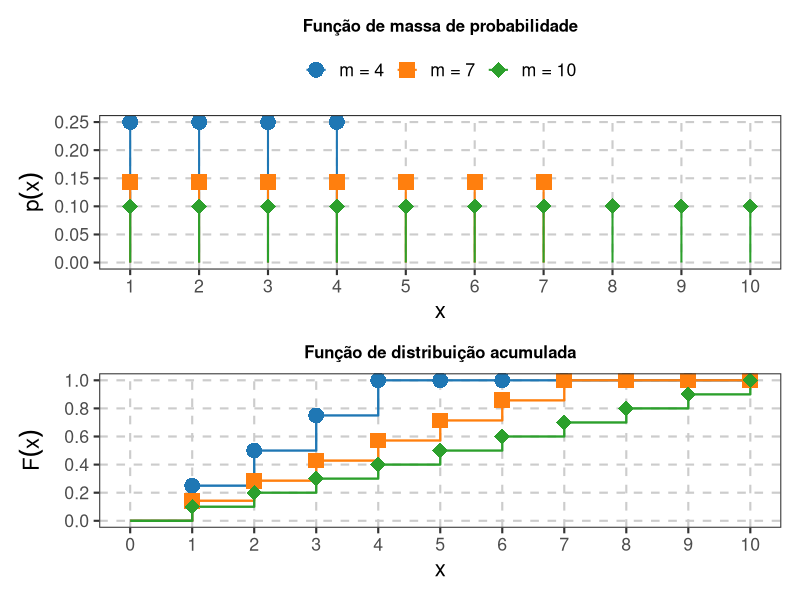
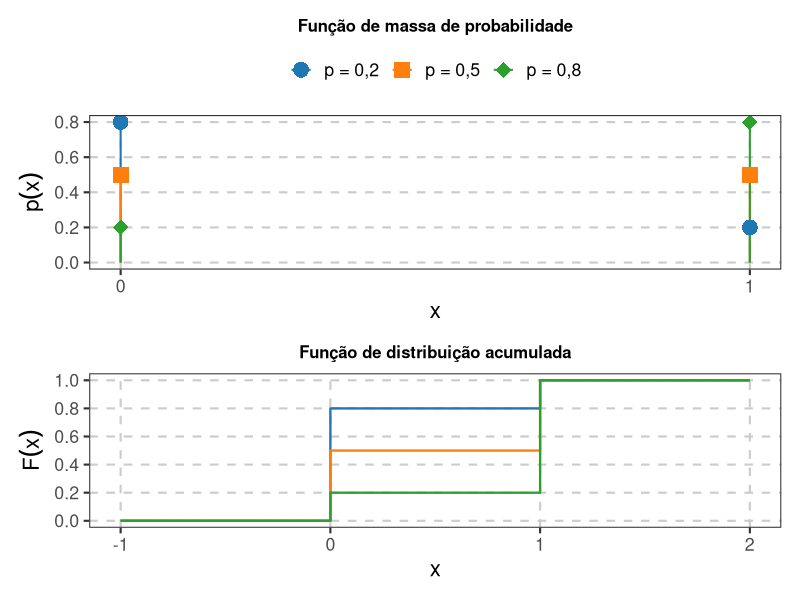
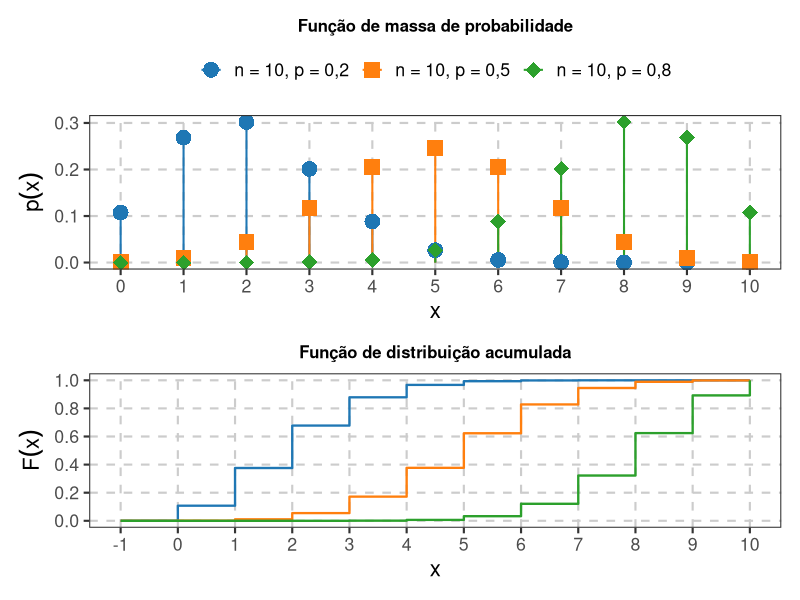
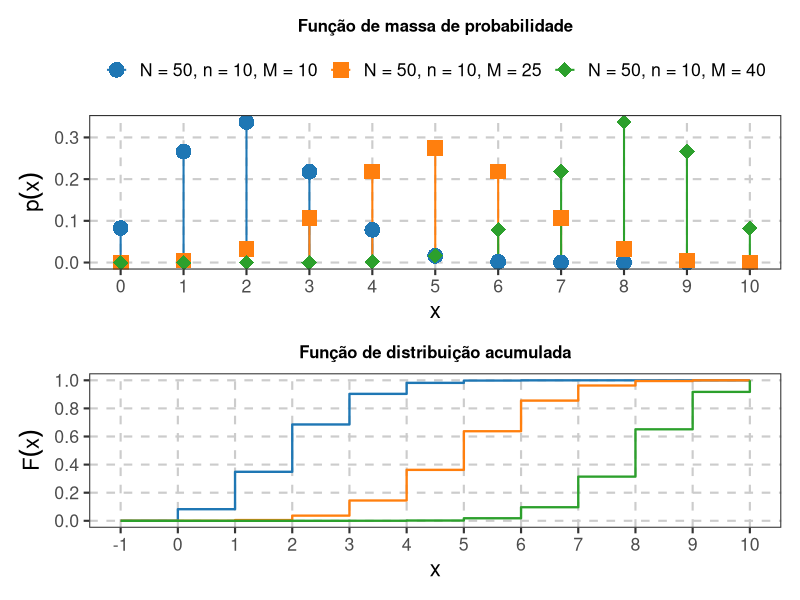
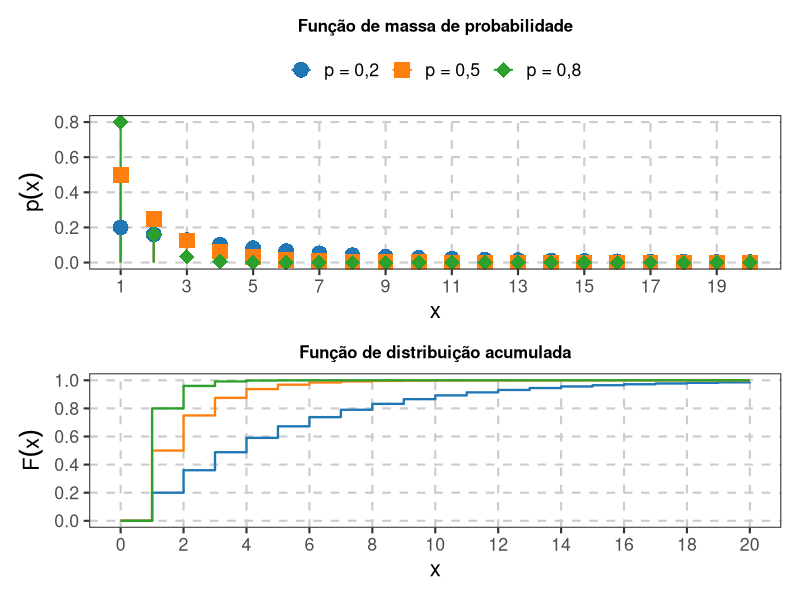
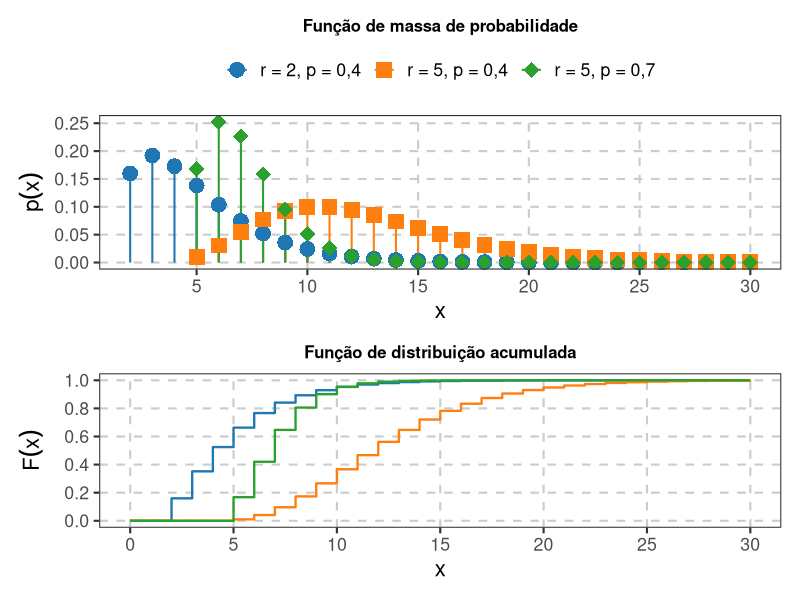
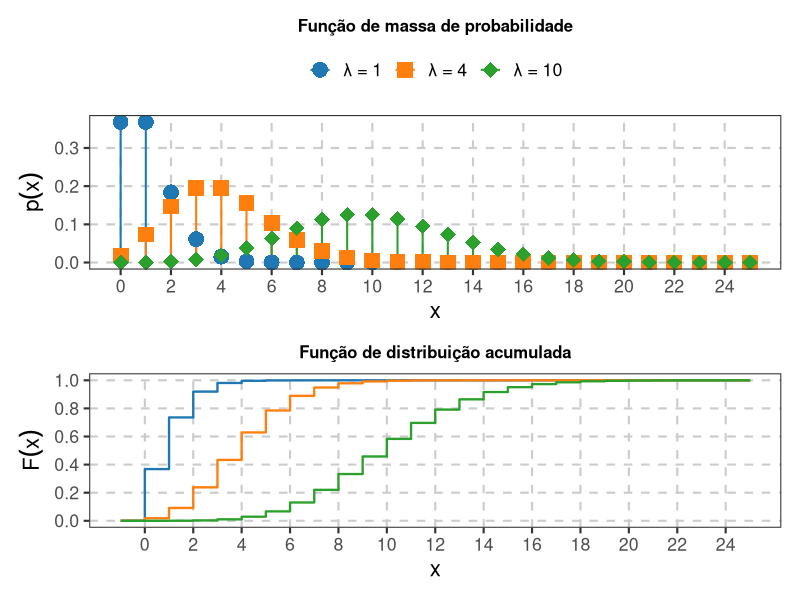
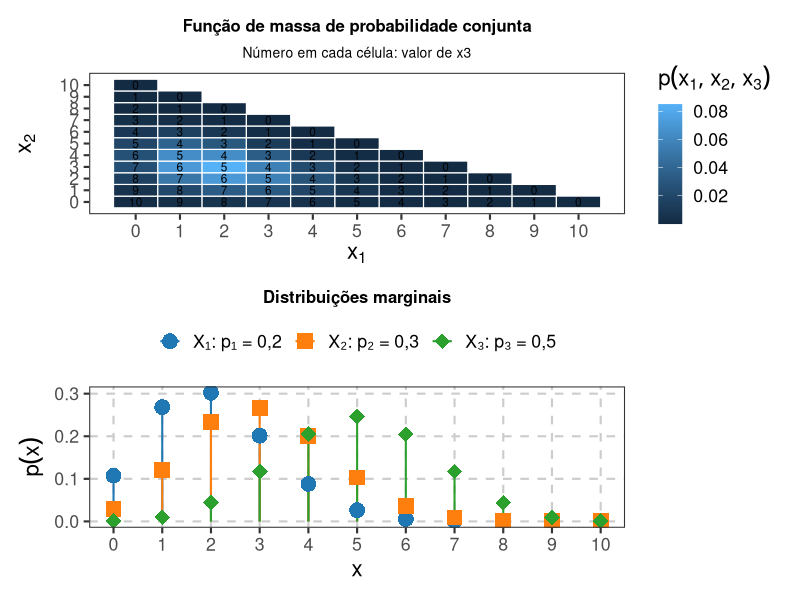

Write R code to recreate these figures, in order.
## ---- chunk 1
#| echo: false
#| include: false

library(ggplot2)
library(dplyr)
library(tidyr)
library(patchwork)

# Paleta comum às figuras de distribuições
cores_dist <- c(
  "#1f77b4",
  "#ff7f0e",
  "#2ca02c"
)

# Formas utilizadas nas distribuições discretas
formas_dist <- c(
  16,  # círculo
  15,  # quadrado
  18   # losango
)

# Tema comum
tema_distribuicao <- theme_bw(base_size = 16) +
  theme(
    plot.title = element_text(
      size = 12,
      face = "bold",
      hjust = 0.5
    ),
    legend.title = element_blank(),
    legend.position = "top",
    panel.grid.major = element_line(
      color = "gray80",
      linetype = "dashed"
    ),
    panel.grid.minor = element_blank()
  )
## ---- chunk 2
#| label: fig-uniforme-discreta-fmp-fda
#| echo: false
#| fig-width: 5
#| fig-height: 10
#| fig-align: center
#| fig-cap: "Função de massa de probabilidade e função de distribuição acumulada da distribuição uniforme discreta para diferentes parâmetros."
#| warning: false
#| message: false

ms <- c(4, 7, 10)

dados_ud <- tidyr::crossing(
  x = 0:max(ms),
  m = ms
) |>
  mutate(
    fmp = if_else(
      x >= 1 & x <= m,
      1 / m,
      0
    ),
    fda = case_when(
      x < 1 ~ 0,
      x >= m ~ 1,
      TRUE ~ x / m
    ),
    parametro = factor(
      m,
      levels = ms,
      labels = c(
        "m = 4",
        "m = 7",
        "m = 10"
      )
    )
  )

g_fmp <- ggplot(
  dados_ud |> filter(fmp > 0),
  aes(
    x = x,
    y = fmp,
    color = parametro,
    shape = parametro
  )
) +
  geom_segment(
    aes(
      xend = x,
      y = 0,
      yend = fmp
    ),
    linewidth = 0.7
  ) +
  geom_point(size = 5) +
  scale_color_manual(values = cores_dist) +
  scale_shape_manual(values = formas_dist) +
  scale_x_continuous(
    breaks = 1:max(ms)
  ) +
  labs(
    title = "Função de massa de probabilidade",
    x = "x",
    y = expression(p(x))
  ) +
  tema_distribuicao

g_fda <- ggplot(
  dados_ud,
  aes(
    x = x,
    y = fda,
    color = parametro,
    shape = parametro,
    group = parametro
  )
) +
  geom_step(
    direction = "hv",
    linewidth = 0.8
  ) +
  geom_point(
    data = dados_ud |> filter(x >= 1),
    size = 5
  ) +
  scale_color_manual(values = cores_dist) +
  scale_shape_manual(values = formas_dist) +
  scale_x_continuous(
    breaks = 0:max(ms)
  ) +
  scale_y_continuous(
    limits = c(0, 1),
    breaks = seq(0, 1, by = 0.2)
  ) +
  labs(
    title = "Função de distribuição acumulada",
    x = "x",
    y = expression(F(x))
  ) +
  tema_distribuicao +
  theme(
    legend.position = "none"
  )

g_fmp / g_fda
## ---- chunk 3
#| label: fig-bernoulli-fmp-fda
#| echo: false
#| fig-width: 5
#| fig-height: 10
#| fig-align: center
#| fig-cap: "Função de massa de probabilidade e função de distribuição acumulada da distribuição de Bernoulli para diferentes parâmetros."
#| warning: false
#| message: false

ps <- c(0.2, 0.5, 0.8)

dados_bern <- tidyr::crossing(
  x = 0:1,
  p = ps
) |>
  mutate(
    fmp = dbinom(
      x,
      size = 1,
      prob = p
    ),
    parametro = factor(
      p,
      levels = ps,
      labels = c(
        "p = 0,2",
        "p = 0,5",
        "p = 0,8"
      )
    )
  )

dados_bern_fda <- tidyr::crossing(
  x = -1:2,
  p = ps
) |>
  mutate(
    fda = pbinom(
      x,
      size = 1,
      prob = p
    ),
    parametro = factor(
      p,
      levels = ps,
      labels = c(
        "p = 0,2",
        "p = 0,5",
        "p = 0,8"
      )
    )
  )

g_fmp <- ggplot(
  dados_bern,
  aes(
    x = x,
    y = fmp,
    color = parametro,
    shape = parametro
  )
) +
  geom_segment(
    aes(
      xend = x,
      y = 0,
      yend = fmp
    ),
    linewidth = 0.7
  ) +
  geom_point(size = 5) +
  scale_color_manual(values = cores_dist) +
  scale_shape_manual(values = formas_dist) +
  scale_x_continuous(
    breaks = 0:1
  ) +
  labs(
    title = "Função de massa de probabilidade",
    x = "x",
    y = expression(p(x))
  ) +
  tema_distribuicao

g_fda <- ggplot(
  dados_bern_fda,
  aes(
    x = x,
    y = fda,
    color = parametro,
    group = parametro
  )
) +
  geom_step(
    direction = "hv",
    linewidth = 0.8
  ) +
  scale_color_manual(values = cores_dist) +
  scale_x_continuous(
    breaks = -1:2
  ) +
  scale_y_continuous(
    limits = c(0, 1),
    breaks = seq(0, 1, by = 0.2)
  ) +
  labs(
    title = "Função de distribuição acumulada",
    x = "x",
    y = expression(F(x))
  ) +
  tema_distribuicao +
  theme(
    legend.position = "none"
  )

g_fmp / g_fda
## ---- chunk 4
#| label: fig-binomial-fmp-fda
#| echo: false
#| fig-width: 5
#| fig-height: 10
#| fig-align: center
#| fig-cap: "Função de massa de probabilidade e função de distribuição acumulada da distribuição binomial para diferentes parâmetros."
#| warning: false
#| message: false

n <- 10
ps <- c(0.2, 0.5, 0.8)

dados_binom <- tidyr::crossing(
  x = 0:n,
  p = ps
) |>
  mutate(
    fmp = dbinom(
      x,
      size = n,
      prob = p
    ),
    parametro = factor(
      p,
      levels = ps,
      labels = c(
        "n = 10, p = 0,2",
        "n = 10, p = 0,5",
        "n = 10, p = 0,8"
      )
    )
  )

dados_binom_fda <- tidyr::crossing(
  x = -1:n,
  p = ps
) |>
  mutate(
    fda = pbinom(
      x,
      size = n,
      prob = p
    ),
    parametro = factor(
      p,
      levels = ps,
      labels = c(
        "n = 10, p = 0,2",
        "n = 10, p = 0,5",
        "n = 10, p = 0,8"
      )
    )
  )

g_fmp <- ggplot(
  dados_binom,
  aes(
    x = x,
    y = fmp,
    color = parametro,
    shape = parametro
  )
) +
  geom_segment(
    aes(
      xend = x,
      y = 0,
      yend = fmp
    ),
    linewidth = 0.7
  ) +
  geom_point(size = 5) +
  scale_color_manual(values = cores_dist) +
  scale_shape_manual(values = formas_dist) +
  scale_x_continuous(
    breaks = 0:n
  ) +
  labs(
    title = "Função de massa de probabilidade",
    x = "x",
    y = expression(p(x))
  ) +
  tema_distribuicao

g_fda <- ggplot(
  dados_binom_fda,
  aes(
    x = x,
    y = fda,
    color = parametro,
    group = parametro
  )
) +
  geom_step(
    direction = "hv",
    linewidth = 0.8
  ) +
  scale_color_manual(values = cores_dist) +
  scale_x_continuous(
    breaks = -1:n
  ) +
  scale_y_continuous(
    limits = c(0, 1),
    breaks = seq(0, 1, by = 0.2)
  ) +
  labs(
    title = "Função de distribuição acumulada",
    x = "x",
    y = expression(F(x))
  ) +
  tema_distribuicao +
  theme(
    legend.position = "none"
  )

g_fmp / g_fda
## ---- chunk 5
#| label: fig-hipergeometrica-fmp-fda
#| echo: false
#| fig-width: 5
#| fig-height: 10
#| fig-align: center
#| fig-cap: "Função de massa de probabilidade e função de distribuição acumulada da distribuição hipergeométrica para diferentes parâmetros."
#| warning: false
#| message: false

N <- 50
n <- 10
Ms <- c(10, 25, 40)

dados_hiper <- tidyr::crossing(
  x = 0:n,
  M = Ms
) |>
  mutate(
    fmp = dhyper(
      x,
      m = M,
      n = N - M,
      k = n
    ),
    parametro = factor(
      M,
      levels = Ms,
      labels = c(
        "N = 50, n = 10, M = 10",
        "N = 50, n = 10, M = 25",
        "N = 50, n = 10, M = 40"
      )
    )
  )

dados_hiper_fda <- tidyr::crossing(
  x = -1:n,
  M = Ms
) |>
  mutate(
    fda = phyper(
      x,
      m = M,
      n = N - M,
      k = n
    ),
    parametro = factor(
      M,
      levels = Ms,
      labels = c(
        "N = 50, n = 10, M = 10",
        "N = 50, n = 10, M = 25",
        "N = 50, n = 10, M = 40"
      )
    )
  )

g_fmp <- ggplot(
  dados_hiper,
  aes(
    x = x,
    y = fmp,
    color = parametro,
    shape = parametro
  )
) +
  geom_segment(
    aes(
      xend = x,
      y = 0,
      yend = fmp
    ),
    linewidth = 0.7
  ) +
  geom_point(size = 5) +
  scale_color_manual(values = cores_dist) +
  scale_shape_manual(values = formas_dist) +
  scale_x_continuous(
    breaks = 0:n
  ) +
  labs(
    title = "Função de massa de probabilidade",
    x = "x",
    y = expression(p(x))
  ) +
  tema_distribuicao

g_fda <- ggplot(
  dados_hiper_fda,
  aes(
    x = x,
    y = fda,
    color = parametro,
    group = parametro
  )
) +
  geom_step(
    direction = "hv",
    linewidth = 0.8
  ) +
  scale_color_manual(values = cores_dist) +
  scale_x_continuous(
    breaks = -1:n
  ) +
  scale_y_continuous(
    limits = c(0, 1),
    breaks = seq(0, 1, by = 0.2)
  ) +
  labs(
    title = "Função de distribuição acumulada",
    x = "x",
    y = expression(F(x))
  ) +
  tema_distribuicao +
  theme(
    legend.position = "none"
  )

g_fmp / g_fda
## ---- chunk 6
#| label: fig-geometrica-fmp-fda
#| echo: false
#| fig-width: 5
#| fig-height: 10
#| fig-align: center
#| fig-cap: "Função de massa de probabilidade e função de distribuição acumulada da distribuição geométrica para diferentes parâmetros."
#| warning: false
#| message: false

ps <- c(0.2, 0.5, 0.8)
x_max <- 20

dados_geom <- tidyr::crossing(
  x = 1:x_max,
  p = ps
) |>
  mutate(
    fmp = dgeom(
      x - 1,
      prob = p
    ),
    parametro = factor(
      p,
      levels = ps,
      labels = c(
        "p = 0,2",
        "p = 0,5",
        "p = 0,8"
      )
    )
  )

dados_geom_fda <- tidyr::crossing(
  x = 0:x_max,
  p = ps
) |>
  mutate(
    fda = if_else(
      x == 0,
      0,
      pgeom(
        x - 1,
        prob = p
      )
    ),
    parametro = factor(
      p,
      levels = ps,
      labels = c(
        "p = 0,2",
        "p = 0,5",
        "p = 0,8"
      )
    )
  )

g_fmp <- ggplot(
  dados_geom,
  aes(
    x = x,
    y = fmp,
    color = parametro,
    shape = parametro
  )
) +
  geom_segment(
    aes(
      xend = x,
      y = 0,
      yend = fmp
    ),
    linewidth = 0.7
  ) +
  geom_point(size = 5) +
  scale_color_manual(values = cores_dist) +
  scale_shape_manual(values = formas_dist) +
  scale_x_continuous(
    breaks = seq(1, x_max, by = 2)
  ) +
  labs(
    title = "Função de massa de probabilidade",
    x = "x",
    y = expression(p(x))
  ) +
  tema_distribuicao

g_fda <- ggplot(
  dados_geom_fda,
  aes(
    x = x,
    y = fda,
    color = parametro,
    group = parametro
  )
) +
  geom_step(
    direction = "hv",
    linewidth = 0.8
  ) +
  scale_color_manual(values = cores_dist) +
  scale_x_continuous(
    breaks = seq(0, x_max, by = 2)
  ) +
  scale_y_continuous(
    limits = c(0, 1),
    breaks = seq(0, 1, by = 0.2)
  ) +
  labs(
    title = "Função de distribuição acumulada",
    x = "x",
    y = expression(F(x))
  ) +
  tema_distribuicao +
  theme(
    legend.position = "none"
  )

g_fmp / g_fda
## ---- chunk 7
#| label: fig-binomial-negativa-fmp-fda
#| echo: false
#| fig-width: 5
#| fig-height: 10
#| fig-align: center
#| fig-cap: "Função de massa de probabilidade e função de distribuição acumulada da distribuição binomial negativa para diferentes parâmetros."
#| warning: false
#| message: false

parametros_bn <- tibble(
  id = 1:3,
  r = c(2, 5, 5),
  p = c(0.4, 0.4, 0.7),
  parametro = factor(
    1:3,
    levels = 1:3,
    labels = c(
      "r = 2, p = 0,4",
      "r = 5, p = 0,4",
      "r = 5, p = 0,7"
    )
  )
)

x_max <- 30

dados_bn <- tidyr::crossing(
  x = 1:x_max,
  id = 1:3
) |>
  mutate(
    r = parametros_bn$r[id],
    p = parametros_bn$p[id],
    parametro = parametros_bn$parametro[id],
    fmp = if_else(
      x >= r,
      dnbinom(
        x - r,
        size = r,
        prob = p
      ),
      0
    )
  )

dados_bn_fda <- tidyr::crossing(
  x = 0:x_max,
  id = 1:3
) |>
  mutate(
    r = parametros_bn$r[id],
    p = parametros_bn$p[id],
    parametro = parametros_bn$parametro[id],
    fda = if_else(
      x < r,
      0,
      pnbinom(
        x - r,
        size = r,
        prob = p
      )
    )
  )

g_fmp <- ggplot(
  dados_bn |> filter(fmp > 0),
  aes(
    x = x,
    y = fmp,
    color = parametro,
    shape = parametro
  )
) +
  geom_segment(
    aes(
      xend = x,
      y = 0,
      yend = fmp
    ),
    linewidth = 0.7
  ) +
  geom_point(size = 5) +
  scale_color_manual(values = cores_dist) +
  scale_shape_manual(values = formas_dist) +
  scale_x_continuous(
    breaks = seq(0, x_max, by = 5)
  ) +
  labs(
    title = "Função de massa de probabilidade",
    x = "x",
    y = expression(p(x))
  ) +
  tema_distribuicao

g_fda <- ggplot(
  dados_bn_fda,
  aes(
    x = x,
    y = fda,
    color = parametro,
    group = parametro
  )
) +
  geom_step(
    direction = "hv",
    linewidth = 0.8
  ) +
  scale_color_manual(values = cores_dist) +
  scale_x_continuous(
    breaks = seq(0, x_max, by = 5)
  ) +
  scale_y_continuous(
    limits = c(0, 1),
    breaks = seq(0, 1, by = 0.2)
  ) +
  labs(
    title = "Função de distribuição acumulada",
    x = "x",
    y = expression(F(x))
  ) +
  tema_distribuicao +
  theme(
    legend.position = "none"
  )

g_fmp / g_fda
## ---- chunk 8
#| label: fig-poisson-fmp-fda
#| echo: false
#| fig-width: 5
#| fig-height: 10
#| fig-align: center
#| fig-cap: "Função de massa de probabilidade e função de distribuição acumulada da distribuição de Poisson para diferentes parâmetros."
#| warning: false
#| message: false

lambdas <- c(1, 4, 10)
x_max <- 25

dados_pois <- tidyr::crossing(
  x = 0:x_max,
  lambda = lambdas
) |>
  mutate(
    fmp = dpois(
      x,
      lambda = lambda
    ),
    parametro = factor(
      lambda,
      levels = lambdas,
      labels = c(
        "lambda = 1",
        "lambda = 4",
        "lambda = 10"
      )
    )
  )

levels(dados_pois$parametro) <- c(
  "\u03bb = 1",
  "\u03bb = 4",
  "\u03bb = 10"
)

dados_pois_fda <- tidyr::crossing(
  x = -1:x_max,
  lambda = lambdas
) |>
  mutate(
    fda = ppois(
      x,
      lambda = lambda
    ),
    parametro = factor(
      lambda,
      levels = lambdas,
      labels = c(
        "\u03bb = 1",
        "\u03bb = 4",
        "\u03bb = 10"
      )
    )
  )

g_fmp <- ggplot(
  dados_pois,
  aes(
    x = x,
    y = fmp,
    color = parametro,
    shape = parametro
  )
) +
  geom_segment(
    aes(
      xend = x,
      y = 0,
      yend = fmp
    ),
    linewidth = 0.7
  ) +
  geom_point(size = 5) +
  scale_color_manual(values = cores_dist) +
  scale_shape_manual(values = formas_dist) +
  scale_x_continuous(
    breaks = seq(0, x_max, by = 2)
  ) +
  labs(
    title = "Função de massa de probabilidade",
    x = "x",
    y = expression(p(x))
  ) +
  tema_distribuicao

g_fda <- ggplot(
  dados_pois_fda,
  aes(
    x = x,
    y = fda,
    color = parametro,
    group = parametro
  )
) +
  geom_step(
    direction = "hv",
    linewidth = 0.8
  ) +
  scale_color_manual(values = cores_dist) +
  scale_x_continuous(
    breaks = seq(0, x_max, by = 2)
  ) +
  scale_y_continuous(
    limits = c(0, 1),
    breaks = seq(0, 1, by = 0.2)
  ) +
  labs(
    title = "Função de distribuição acumulada",
    x = "x",
    y = expression(F(x))
  ) +
  tema_distribuicao +
  theme(
    legend.position = "none"
  )

g_fmp / g_fda
## ---- chunk 9
#| label: fig-multinomial
#| echo: false
#| fig-width: 6
#| fig-height: 10
#| fig-align: center
#| fig-cap: "Função de massa de probabilidade conjunta de uma distribuição multinomial com três categorias e funções de massa das respectivas distribuições marginais."
#| warning: false
#| message: false

# Parâmetros
n <- 10

p <- c(
  0.2,
  0.3,
  0.5
)

# Suporte conjunto para três categorias
dados_multi <- tidyr::crossing(
  x1 = 0:n,
  x2 = 0:n
) |>
  filter(
    x1 + x2 <= n
  ) |>
  mutate(
    x3 = n - x1 - x2,
    fmp = factorial(n) /
      (
        factorial(x1) *
        factorial(x2) *
        factorial(x3)
      ) *
      p[1]^x1 *
      p[2]^x2 *
      p[3]^x3
  )

# Painel 1: massa conjunta
g_conjunta <- ggplot(
  dados_multi,
  aes(
    x = x1,
    y = x2,
    fill = fmp
  )
) +
  geom_tile(
    color = "white",
    linewidth = 0.4
  ) +
  geom_text(
    aes(label = x3),
    size = 3
  ) +
  scale_x_continuous(
    breaks = 0:n
  ) +
  scale_y_continuous(
    breaks = 0:n
  ) +
  labs(
    title = "Função de massa de probabilidade conjunta",
    subtitle = "Número em cada célula: valor de x3",
    x = expression(x[1]),
    y = expression(x[2]),
    fill = expression(p(x[1], x[2], x[3]))
  ) +
  theme_bw(base_size = 16) +
  theme(
    plot.title = element_text(
      size = 12,
      face = "bold",
      hjust = 0.5
    ),
    plot.subtitle = element_text(
      size = 10,
      hjust = 0.5
    ),
    panel.grid = element_blank()
  )

# Painel 2: marginais
dados_marginais <- tidyr::crossing(
  x = 0:n,
  categoria = 1:3
) |>
  mutate(
    prob = p[categoria],
    fmp = dbinom(
      x,
      size = n,
      prob = prob
    ),
    parametro = factor(
      categoria,
      levels = 1:3,
      labels = c(
        "X1: p1 = 0,2",
        "X2: p2 = 0,3",
        "X3: p3 = 0,5"
      )
    )
  )

levels(dados_marginais$parametro) <- c(
  "X\u2081: p\u2081 = 0,2",
  "X\u2082: p\u2082 = 0,3",
  "X\u2083: p\u2083 = 0,5"
)

g_marginais <- ggplot(
  dados_marginais,
  aes(
    x = x,
    y = fmp,
    color = parametro,
    shape = parametro
  )
) +
  geom_segment(
    aes(
      xend = x,
      y = 0,
      yend = fmp
    ),
    linewidth = 0.7
  ) +
  geom_point(size = 5) +
  scale_color_manual(
    values = cores_dist
  ) +
  scale_shape_manual(
    values = formas_dist
  ) +
  scale_x_continuous(
    breaks = 0:n
  ) +
  labs(
    title = "Distribuições marginais",
    x = "x",
    y = expression(p(x))
  ) +
  tema_distribuicao

g_conjunta / g_marginais
## ---- chunk 10
#| label: fig-uniforme-fdp-fda
#| echo: false
#| fig-width: 5
#| fig-height: 10
#| fig-align: center
#| fig-cap: "Função densidade de probabilidade e função de distribuição acumulada da distribuição uniforme para diferentes intervalos."
#| warning: false
#| message: false

parametros_unif <- tibble(
  id = 1:3,
  a = c(-2, 0, -1),
  b = c(2, 4, 1),
  parametro = factor(
    1:3,
    levels = 1:3,
    labels = c(
      "a = -2, b = 2",
      "a = 0, b = 4",
      "a = -1, b = 1"
    )
  )
)

x <- seq(-3, 5, length.out = 1500)

dados_unif <- tidyr::crossing(
  x = x,
  id = 1:3
) |>
  mutate(
    a = parametros_unif$a[id],
    b = parametros_unif$b[id],
    parametro = parametros_unif$parametro[id],
    fdp = dunif(
      x,
      min = a,
      max = b
    ),
    fda = punif(
      x,
      min = a,
      max = b
    )
  )

g_fdp <- ggplot(
  dados_unif,
  aes(
    x = x,
    y = fdp,
    color = parametro,
    linetype = parametro
  )
) +
  geom_line(linewidth = 1.1) +
  scale_color_manual(values = cores_dist) +
  scale_linetype_manual(
    values = c("solid", "dashed", "dotdash")
  ) +
  labs(
    title = "Função densidade de probabilidade",
    x = "x",
    y = expression(f(x))
  ) +
  tema_distribuicao

g_fda <- ggplot(
  dados_unif,
  aes(
    x = x,
    y = fda,
    color = parametro,
    linetype = parametro
  )
) +
  geom_line(linewidth = 1.1) +
  scale_color_manual(values = cores_dist) +
  scale_linetype_manual(
    values = c("solid", "dashed", "dotdash")
  ) +
  scale_y_continuous(
    limits = c(0, 1),
    breaks = seq(0, 1, by = 0.2)
  ) +
  labs(
    title = "Função de distribuição acumulada",
    x = "x",
    y = expression(F(x))
  ) +
  tema_distribuicao +
  theme(
    legend.position = "none"
  )

g_fdp / g_fda
## ---- chunk 11
#| label: fig-exponencial-fdp-fda
#| echo: false
#| fig-width: 5
#| fig-height: 10
#| fig-align: center
#| fig-cap: "Função densidade de probabilidade e função de distribuição acumulada da distribuição exponencial para diferentes parâmetros."
#| warning: false
#| message: false

lambdas <- c(0.5, 1, 2)

x <- seq(0, 10, length.out = 1500)

dados_exp <- tidyr::crossing(
  x = x,
  lambda = lambdas
) |>
  mutate(
    fdp = dexp(
      x,
      rate = lambda
    ),
    fda = pexp(
      x,
      rate = lambda
    ),
    parametro = factor(
      lambda,
      levels = lambdas,
      labels = c(
        "\u03bb = 0,5",
        "\u03bb = 1",
        "\u03bb = 2"
      )
    )
  )

g_fdp <- ggplot(
  dados_exp,
  aes(
    x = x,
    y = fdp,
    color = parametro,
    linetype = parametro
  )
) +
  geom_line(linewidth = 1.1) +
  scale_color_manual(values = cores_dist) +
  scale_linetype_manual(
    values = c("solid", "dashed", "dotdash")
  ) +
  labs(
    title = "Função densidade de probabilidade",
    x = "x",
    y = expression(f(x))
  ) +
  tema_distribuicao

g_fda <- ggplot(
  dados_exp,
  aes(
    x = x,
    y = fda,
    color = parametro,
    linetype = parametro
  )
) +
  geom_line(linewidth = 1.1) +
  scale_color_manual(values = cores_dist) +
  scale_linetype_manual(
    values = c("solid", "dashed", "dotdash")
  ) +
  scale_y_continuous(
    limits = c(0, 1),
    breaks = seq(0, 1, by = 0.2)
  ) +
  labs(
    title = "Função de distribuição acumulada",
    x = "x",
    y = expression(F(x))
  ) +
  tema_distribuicao +
  theme(
    legend.position = "none"
  )

g_fdp / g_fda
## ---- chunk 12
#| label: fig-gama-fdp-fda
#| echo: false
#| fig-width: 5
#| fig-height: 10
#| fig-align: center
#| fig-cap: "Função densidade de probabilidade e função de distribuição acumulada da distribuição gama para diferentes parâmetros."
#| warning: false
#| message: false

parametros_gama <- tibble(
  id = 1:3,
  alpha = c(1, 3, 3),
  beta = c(1, 1, 0.5),
  parametro = factor(
    1:3,
    levels = 1:3,
    labels = c(
      "\u03b1 = 1, \u03b2 = 1",
      "\u03b1 = 3, \u03b2 = 1",
      "\u03b1 = 3, \u03b2 = 0,5"
    )
  )
)

x <- seq(0, 10, length.out = 1500)

dados_gama <- tidyr::crossing(
  x = x,
  id = 1:3
) |>
  mutate(
    alpha = parametros_gama$alpha[id],
    beta = parametros_gama$beta[id],
    parametro = parametros_gama$parametro[id],
    fdp = dgamma(
      x,
      shape = alpha,
      scale = beta
    ),
    fda = pgamma(
      x,
      shape = alpha,
      scale = beta
    )
  )

g_fdp <- ggplot(
  dados_gama,
  aes(
    x = x,
    y = fdp,
    color = parametro,
    linetype = parametro
  )
) +
  geom_line(linewidth = 1.1) +
  scale_color_manual(values = cores_dist) +
  scale_linetype_manual(
    values = c("solid", "dashed", "dotdash")
  ) +
  labs(
    title = "Função densidade de probabilidade",
    x = "x",
    y = expression(f(x))
  ) +
  tema_distribuicao

g_fda <- ggplot(
  dados_gama,
  aes(
    x = x,
    y = fda,
    color = parametro,
    linetype = parametro
  )
) +
  geom_line(linewidth = 1.1) +
  scale_color_manual(values = cores_dist) +
  scale_linetype_manual(
    values = c("solid", "dashed", "dotdash")
  ) +
  scale_y_continuous(
    limits = c(0, 1),
    breaks = seq(0, 1, by = 0.2)
  ) +
  labs(
    title = "Função de distribuição acumulada",
    x = "x",
    y = expression(F(x))
  ) +
  tema_distribuicao +
  theme(
    legend.position = "none"
  )

g_fdp / g_fda
## ---- chunk 13
#| label: fig-normal-fdp-fda
#| echo: false
#| fig-width: 5
#| fig-height: 10
#| fig-align: center
#| fig-cap: "Função densidade de probabilidade e função de distribuição acumulada da distribuição normal para diferentes parâmetros."
#| warning: false
#| message: false

parametros_normais <- tibble(
  id = 1:3,
  mu = c(-2, 0, 0),
  sigma = c(1, 1, 2),
  parametro = factor(
    1:3,
    levels = 1:3,
    labels = c(
      "\u03bc = -2, \u03c3 = 1",
      "\u03bc = 0, \u03c3 = 1",
      "\u03bc = 0, \u03c3 = 2"
    )
  )
)

x <- seq(-7, 7, length.out = 1500)

dados_norm <- tidyr::crossing(
  x = x,
  id = 1:3
) |>
  mutate(
    mu = parametros_normais$mu[id],
    sigma = parametros_normais$sigma[id],
    parametro = parametros_normais$parametro[id],
    fdp = dnorm(
      x,
      mean = mu,
      sd = sigma
    ),
    fda = pnorm(
      x,
      mean = mu,
      sd = sigma
    )
  )

g_fdp <- ggplot(
  dados_norm,
  aes(
    x = x,
    y = fdp,
    color = parametro,
    linetype = parametro
  )
) +
  geom_line(linewidth = 1.1) +
  scale_color_manual(values = cores_dist) +
  scale_linetype_manual(
    values = c("solid", "dashed", "dotdash")
  ) +
  labs(
    title = "Função densidade de probabilidade",
    x = "x",
    y = expression(f(x))
  ) +
  tema_distribuicao

g_fda <- ggplot(
  dados_norm,
  aes(
    x = x,
    y = fda,
    color = parametro,
    linetype = parametro
  )
) +
  geom_line(linewidth = 1.1) +
  scale_color_manual(values = cores_dist) +
  scale_linetype_manual(
    values = c("solid", "dashed", "dotdash")
  ) +
  scale_y_continuous(
    limits = c(0, 1),
    breaks = seq(0, 1, by = 0.2)
  ) +
  labs(
    title = "Função de distribuição acumulada",
    x = "x",
    y = expression(F(x))
  ) +
  tema_distribuicao +
  theme(
    legend.position = "none"
  )

g_fdp / g_fda
## ---- chunk 14
#| label: fig-beta-fdp-fda
#| echo: false
#| fig-width: 5
#| fig-height: 10
#| fig-align: center
#| fig-cap: "Função densidade de probabilidade e função de distribuição acumulada da distribuição beta para diferentes parâmetros."
#| warning: false
#| message: false

parametros_beta <- tibble(
  id = 1:3,
  alpha = c(2, 2, 5),
  beta = c(5, 2, 2),
  parametro = factor(
    1:3,
    levels = 1:3,
    labels = c(
      "\u03b1 = 2, \u03b2 = 5",
      "\u03b1 = 2, \u03b2 = 2",
      "\u03b1 = 5, \u03b2 = 2"
    )
  )
)

x <- seq(0.001, 0.999, length.out = 1500)

dados_beta <- tidyr::crossing(
  x = x,
  id = 1:3
) |>
  mutate(
    alpha = parametros_beta$alpha[id],
    beta = parametros_beta$beta[id],
    parametro = parametros_beta$parametro[id],
    fdp = dbeta(
      x,
      shape1 = alpha,
      shape2 = beta
    ),
    fda = pbeta(
      x,
      shape1 = alpha,
      shape2 = beta
    )
  )

g_fdp <- ggplot(
  dados_beta,
  aes(
    x = x,
    y = fdp,
    color = parametro,
    linetype = parametro
  )
) +
  geom_line(linewidth = 1.1) +
  scale_color_manual(values = cores_dist) +
  scale_linetype_manual(
    values = c("solid", "dashed", "dotdash")
  ) +
  scale_x_continuous(
    limits = c(0, 1),
    breaks = seq(0, 1, by = 0.2)
  ) +
  labs(
    title = "Função densidade de probabilidade",
    x = "x",
    y = expression(f(x))
  ) +
  tema_distribuicao

g_fda <- ggplot(
  dados_beta,
  aes(
    x = x,
    y = fda,
    color = parametro,
    linetype = parametro
  )
) +
  geom_line(linewidth = 1.1) +
  scale_color_manual(values = cores_dist) +
  scale_linetype_manual(
    values = c("solid", "dashed", "dotdash")
  ) +
  scale_x_continuous(
    limits = c(0, 1),
    breaks = seq(0, 1, by = 0.2)
  ) +
  scale_y_continuous(
    limits = c(0, 1),
    breaks = seq(0, 1, by = 0.2)
  ) +
  labs(
    title = "Função de distribuição acumulada",
    x = "x",
    y = expression(F(x))
  ) +
  tema_distribuicao +
  theme(
    legend.position = "none"
  )

g_fdp / g_fda
